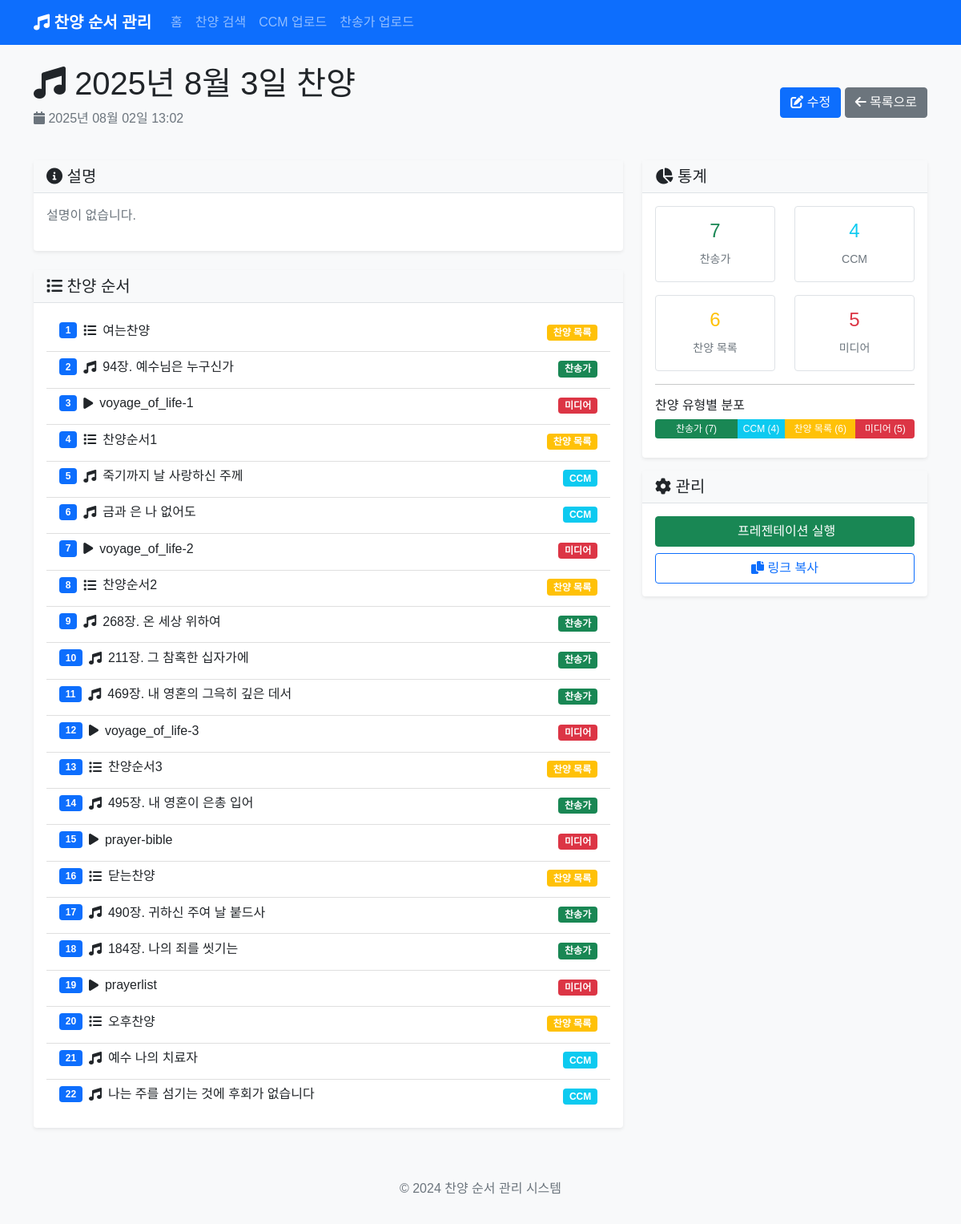
The page /post/2 on the database as committed earlier.
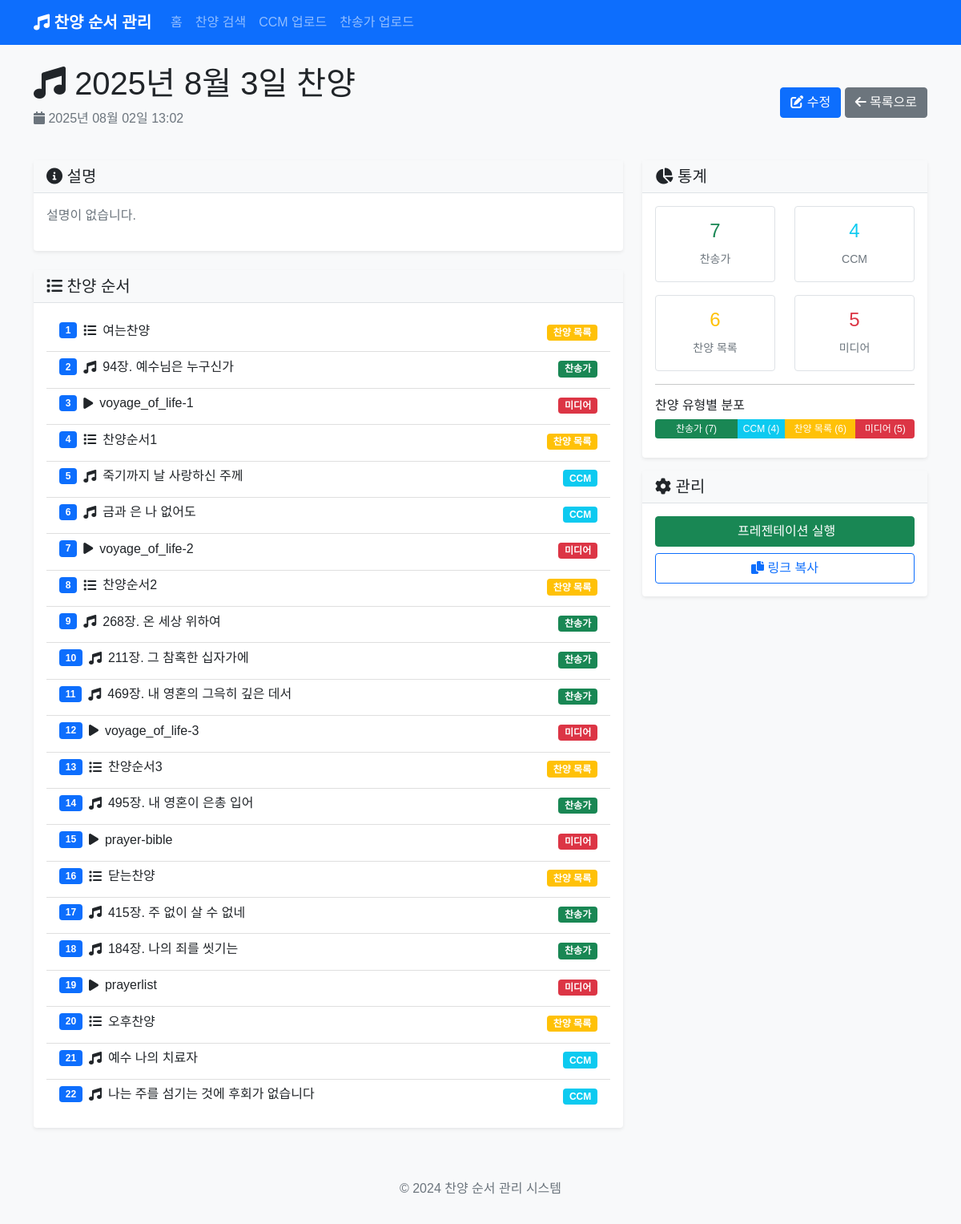
The same page on the database as committed later.
### app.py (models this page shows)
class PraisePost(db.Model):
    id = db.Column(db.Integer, primary_key=True)
    title = db.Column(db.String(200), nullable=False)
    content = db.Column(db.Text, nullable=False)
    created_at = db.Column(db.DateTime, default=datetime.utcnow)
    songs = db.relationship('Song', backref='praise_post', lazy=True, cascade='all, delete-orphan')
    background_image = db.Column(db.String(500))  # 전체 배경 이미지
    parallax_image = db.Column(db.String(500))  # 패럴랙스 배경 이미지

class Song(db.Model):
    id = db.Column(db.Integer, primary_key=True)
    title = db.Column(db.String(200), nullable=False)
    song_type = db.Column(db.String(50), nullable=False)  # 'hymn', 'ccm', 'section', 'media'
    hymn_number = db.Column(db.String(10))  # 찬송가 번호
    lyrics = db.Column(db.Text)  # 가사
    order = db.Column(db.Integer, nullable=False)
    praise_post_id = db.Column(db.Integer, db.ForeignKey('praise_post.id'), nullable=False)
    section_title = db.Column(db.String(200))  # 섹션 제목 (예: 찬양순서1)
    media_type = db.Column(db.String(50))  # 'image', 'video'
    media_url = db.Column(db.String(500))  # 미디어 파일 경로
    background_image = db.Column(db.String(500))  # 배경 이미지

### app.py (the view)
@app.route('/post/<int:post_id>')
def view_post(post_id):
    post = PraisePost.query.get_or_404(post_id)
    return render_template('view_post.html', post=post)

### templates/view_post.html (shortened to what this page needs)
{% extends "base.html" %}
{% block content %}
<div class="row">
    <div class="col-12">
        <div class="d-flex justify-content-between align-items-center mb-4">
            <div>
                <h1><i class="fas fa-music"></i> {{ post.title }}</h1>
                <p class="text-muted">
                    <i class="fas fa-calendar"></i> {{ post.created_at.strftime('%Y년 %m월 %d일 %H:%M') }}
                </p>
            </div>
            <div>
                <a href="{{ url_for('edit_post', post_id=post.id) }}" class="btn btn-primary">
                    <i class="fas fa-edit"></i> 수정
                </a>
                <a href="{{ url_for('index') }}" class="btn btn-secondary">
                    <i class="fas fa-arrow-left"></i> 목록으로
                </a>
            </div>
        </div>
    </div>
</div>
<div class="row">
    <div class="col-md-8">
        <div class="card mb-4">
            <div class="card-header">
                <h5 class="mb-0"><i class="fas fa-info-circle"></i> 설명</h5>
            </div>
            <div class="card-body">
                {% if post.content %}
                    <p>{{ post.content }}</p>
                {% else %}
                    <p class="text-muted">설명이 없습니다.</p>
                {% endif %}
            </div>
        </div>
        <div class="card">
            <div class="card-header">
                <h5 class="mb-0"><i class="fas fa-list"></i> 찬양 순서</h5>
            </div>
            <div class="card-body">
                {% if post.songs %}
                    <div class="list-group">
                        {% for song in post.songs %}
                        <div class="list-group-item">
                            <div class="d-flex justify-content-between align-items-start">
                                <div class="flex-grow-1">
                                    <div class="d-flex align-items-center mb-2">
                                        <span class="badge bg-primary me-2">{{ loop.index }}</span>
                                        {% if song.song_type == 'hymn' %}
                                            <i class="fas fa-music me-2"></i>
                                        {% elif song.song_type == 'ccm' %}
                                            <i class="fas fa-music me-2"></i>
                                        {% elif song.song_type == 'section' %}
                                            <i class="fas fa-list me-2"></i>
                                        {% elif song.song_type == 'media' %}
                                            <i class="fas fa-play me-2"></i>
                                        {% else %}
                                            <i class="fas fa-music me-2"></i>
                                        {% endif %}
                                        <h6 class="mb-0">
                                            {% if song.song_type == 'hymn' %}
                                                {{ song.hymn_number }}장. {{ song.title }}
                                            {% else %}
                                                {{ song.title }}
                                            {% endif %}
                                        </h6>
                                    </div>
                                </div>
                                <div class="ms-3">
                                    {% if song.song_type == 'hymn' %}
                                        <span class="badge bg-success">찬송가</span>
                                    {% elif song.song_type == 'ccm' %}
                                        <span class="badge bg-info">CCM</span>
                                    {% elif song.song_type == 'section' %}
                                        <span class="badge bg-warning">찬양 목록</span>
                                    {% elif song.song_type == 'media' %}
                                        <span class="badge bg-danger">미디어</span>
                                    {% else %}
                                        <span class="badge bg-secondary">기타</span>
                                    {% endif %}
                                </div>
                            </div>
                        </div>
                        {% endfor %}
                    </div>
                {% else %}
                    <p class="text-muted">등록된 찬양이 없습니다.</p>
                {% endif %}
            </div>
        </div>
    </div>
    <div class="col-md-4">
        <div class="card">
            <div class="card-header">
                <h5 class="mb-0"><i class="fas fa-chart-pie"></i> 통계</h5>
            </div>
            <div class="card-body">
                <div class="row text-center">
                    <div class="col-6 mb-3">
                        <div class="border rounded p-3">
                            <h4 class="text-success">{{ post.songs|selectattr('song_type', 'equalto', 'hymn')|list|length }}</h4>
                            <small class="text-muted">찬송가</small>
                        </div>
                    </div>
                    <div class="col-6 mb-3">
                        <div class="border rounded p-3">
                            <h4 class="text-info">{{ post.songs|selectattr('song_type', 'equalto', 'ccm')|list|length }}</h4>
                            <small class="text-muted">CCM</small>
                        </div>
                    </div>
                    <div class="col-6">
                        <div class="border rounded p-3">
                            <h4 class="text-warning">{{ post.songs|selectattr('song_type', 'equalto', 'section')|list|length }}</h4>
                            <small class="text-muted">찬양 목록</small>
                        </div>
                    </div>
                    <div class="col-6">
                        <div class="border rounded p-3">
                            <h4 class="text-danger">{{ post.songs|selectattr('song_type', 'equalto', 'media')|list|length }}</h4>
                            <small class="text-muted">미디어</small>
                        </div>
                    </div>
                </div>
                <hr>
                <div class="mt-3">
                    <h6>찬양 유형별 분포</h6>
                    <div class="progress mb-2">
                        {% set hymn_count = post.songs|selectattr('song_type', 'equalto', 'hymn')|list|length %}
                        {% set ccm_count = post.songs|selectattr('song_type', 'equalto', 'ccm')|list|length %}
                        {% set section_count = post.songs|selectattr('song_type', 'equalto', 'section')|list|length %}
                        {% set media_count = post.songs|selectattr('song_type', 'equalto', 'media')|list|length %}
                        {% set total = post.songs|length %}
                        {% if total > 0 %}
                            {% if hymn_count > 0 %}
                                <div class="progress-bar bg-success" style="width: {{ (hymn_count / total * 100)|round(1) }}%">
                                    찬송가 ({{ hymn_count }})
                                </div>
                            {% endif %}
                            {% if ccm_count > 0 %}
                                <div class="progress-bar bg-info" style="width: {{ (ccm_count / total * 100)|round(1) }}%">
                                    CCM ({{ ccm_count }})
                                </div>
                            {% endif %}
                            {% if section_count > 0 %}
                                <div class="progress-bar bg-warning" style="width: {{ (section_count / total * 100)|round(1) }}%">
                                    찬양 목록 ({{ section_count }})
                                </div>
                            {% endif %}
                            {% if media_count > 0 %}
                                <div class="progress-bar bg-danger" style="width: {{ (media_count / total * 100)|round(1) }}%">
                                    미디어 ({{ media_count }})
                                </div>
                            {% endif %}
                        {% endif %}
                    </div>
                </div>
            </div>
        </div>
        <div class="card mt-3">
            <div class="card-header">
                <h5 class="mb-0"><i class="fas fa-cog"></i> 관리</h5>
            </div>
            <div class="card-body">
                <div class="d-grid gap-2">
                    <a href="{{ url_for('presentation', post_id=post.id) }}" class="btn btn-success" target="_blank">
                         프레젠테이션 실행
                    </a>
                    <button class="btn btn-outline-primary" onclick="copyToClipboard()">
                        <i class="fas fa-copy"></i> 링크 복사
                    </button>
                </div>
            </div>
        </div>
    </div>
</div>
{% endblock %}

### templates/base.html (shortened to what this page needs)
<!DOCTYPE html>
<html lang="ko">
<head>
    <link href="https://cdn.jsdelivr.net/npm/bootstrap@5.1.3/dist/css/bootstrap.min.css" rel="stylesheet">
    <link href="https://cdnjs.cloudflare.com/ajax/libs/font-awesome/6.0.0/css/all.min.css" rel="stylesheet">
    <link href="{{ url_for('static', filename='css/style.css') }}" rel="stylesheet">
</head>
<body>
    <nav class="navbar navbar-expand-lg navbar-dark bg-primary">
        <div class="container">
            <a class="navbar-brand" href="{{ url_for('index') }}">
                <i class="fas fa-music"></i> 찬양 순서 관리
            </a>
            <div class="collapse navbar-collapse" id="navbarNav">
                <ul class="navbar-nav me-auto">
                    <li class="nav-item">
                        <a class="nav-link" href="{{ url_for('index') }}">홈</a>
                    </li>
                    <li class="nav-item">
                        <a class="nav-link" href="{{ url_for('search') }}">찬양 검색</a>
                    </li>
                    <li class="nav-item">
                        <a class="nav-link" href="{{ url_for('upload_ccm') }}">CCM 업로드</a>
                    </li>
                    <li class="nav-item">
                        <a class="nav-link" href="{{ url_for('upload_hymn') }}">찬송가 업로드</a>
                    </li>
                </ul>
            </div>
        </div>
    </nav>
    <main class="container mt-4">
        {% block content %}{% endblock %}
    </main>
    <footer class="bg-light text-center text-muted py-3 mt-5">
        <div class="container">
            <p>&copy; 2024 찬양 순서 관리 시스템</p>
        </div>
    </footer>
</body>
</html>

### static/css/style.css (style rules this page uses)
body { font-family: 'Noto Sans KR', sans-serif; background-color: #f8f9fa; }
.navbar-brand { font-weight: bold; }
.card { border: none; box-shadow: 0 0.125rem 0.25rem rgba(0, 0, 0, 0.075); transition: box-shadow 0.15s ease-in-out; }
.card-header { background-color: #f8f9fa; border-bottom: 1px solid #dee2e6; font-weight: 600; }
.list-group-item { border-left: none; border-right: none; border-radius: 0 !important; }
.list-group-item:first-child { border-top: none; }
.list-group-item:last-child { border-bottom: none; }
.badge { font-size: 0.75em; }
.progress { height: 1.5rem; }
.progress-bar { font-size: 0.75rem; line-height: 1.5rem; }
.btn { transition: all 0.15s ease-in-out; }

Rows that differ between the two databases and show on the page:
removed Song: song_type "hymn" (drawn), hymn_number "490", title "귀하신 주여 날 붙드사"
added Song: song_type "hymn" (drawn), hymn_number "415", title "주 없이 살 수 없네"
